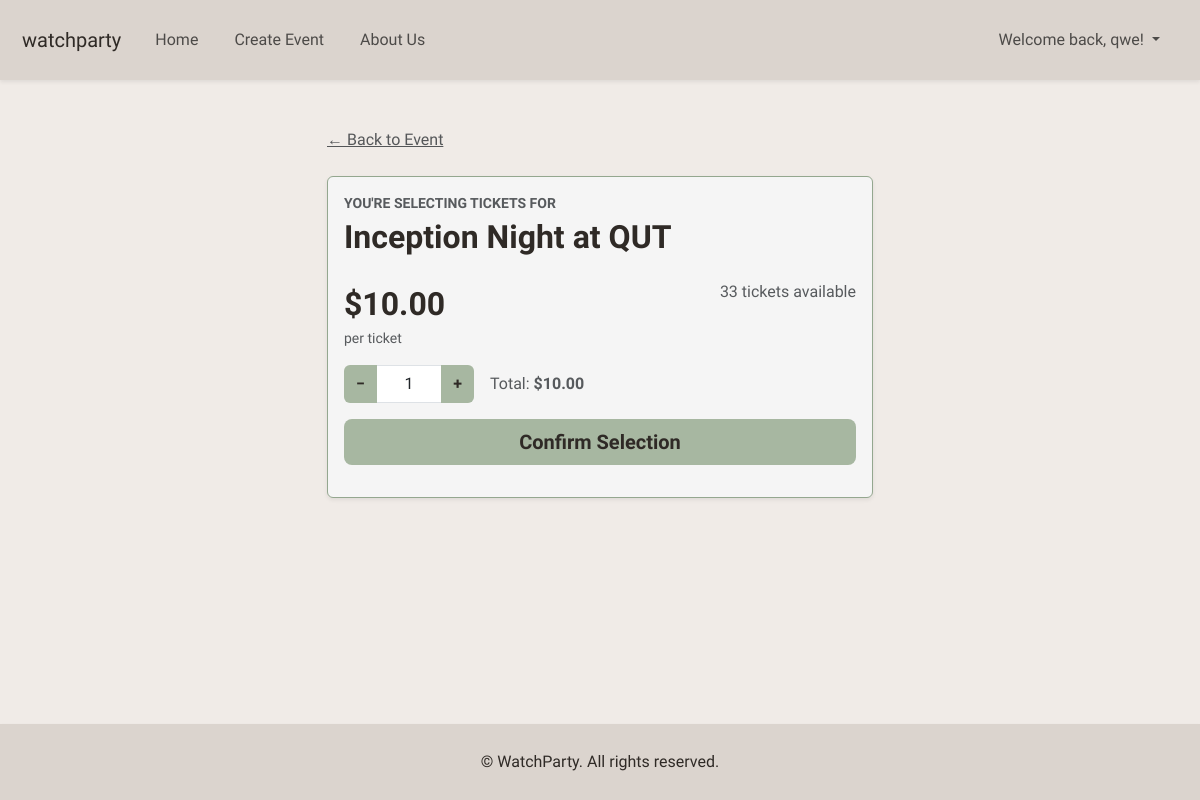
Screenshot of /events/1/tickets (signed in) with the database file from the repository.
### website/models.py (models this page shows, shortened)
class User(db.Model, UserMixin):
    __tablename__ = 'user'
    id = db.Column(db.Integer, primary_key=True)
    name = db.Column(db.String(100), nullable=False)
    contact_number = db.Column(db.String(20), nullable=False)
    street_address = db.Column(db.String(255), nullable=False)
    email = db.Column(db.String(100), nullable=False, unique=True)
    password_hash = db.Column(db.String(255), nullable=False)
    comments = db.relationship('Comment', backref='user', lazy=True)
    orders = db.relationship('Booking', backref='user', lazy=True)
    events = db.relationship('Event', backref = 'owner', lazy=True)

class Event(db.Model):
    __tablename__ = 'event'
    id = db.Column(db.Integer, primary_key=True)
    title = db.Column(db.String(150), nullable=False)
    description = db.Column(db.Text, nullable=False)
    genre = db.Column(db.String(50))
    rating = db.Column(db.String(10))
    ticket_price = db.Column(db.Float)
    tickets_available = db.Column(db.Integer)
    location = db.Column(db.String(120), nullable=False)
    date = db.Column(db.DateTime)
    image = db.Column(db.String(255))
    owner_id = db.Column(db.Integer, db.ForeignKey('user.id'), nullable = True)
    is_cancelled = db.Column (db.Boolean, default = False, nullable=False)
    acknowledgement_type = db.Column(db.String(20), default='none', nullable=False)
    acknowledgement_text = db.Column(db.Text, nullable=True)
    comments = db.relationship('Comment', backref='event', lazy=True)
    orders = db.relationship('Booking', backref='event', lazy=True)

### website/home.py (the view, shortened to what this page needs)
@home_bp.route('/events/<int:event_id>/tickets', methods=['GET', 'POST'])
@login_required
def buy_tickets(event_id):
    event = Event.query.get_or_404(event_id)
    if "cart" not in session:
        session["cart"] = {}
    cart = session["cart"]
    key = str(event_id)
    cart.setdefault(key, 1)
    quantity = cart[key]
    return render_template('tickets.html', event=event, quantity=quantity)

### website/__init__.py (called while the page is built)
def create_app():
    app = Flask(__name__)
    app.debug = True
    app.secret_key = 'somesecretkey'
    app.config['SQLALCHEMY_DATABASE_URI'] = 'sqlite:///sitedata.db'
    app.config['SQLALCHEMY_TRACK_MODIFICATIONS'] = False
    db.init_app(app)
    Bootstrap5(app)
    login_manager = LoginManager()
    login_manager.login_view = 'auth.login'
    login_manager.init_app(app)
    from .models import User
    @login_manager.user_loader
    def load_user(user_id):
       print("LOAD USER CALLED:", user_id)
       return db.session.scalar(db.select(User).where(User.id==user_id))
    from . import home, bookings, auth, about
    app.register_blueprint(home.home_bp)
    app.register_blueprint(bookings.bookings_bp)
    app.register_blueprint(auth.auth_bp)
    app.register_blueprint(about.about_bp)
    return app

### website/templates/tickets.html
{% extends "base.html" %}
{% block content %}
<div class="container py-5">
    <div class="row justify-content-center">
        <div class="col-lg-6">
            <a href="{{ url_for('home.event_detail', event_id=event.id) }}"
               class="text-muted mb-3 p-0">
                ← Back to Event
            </a>
            <div id="ticket-box" class="card border-primary shadow-sm mt-4">
                <div class="card-body">
                    <div class="mb-4">
                        <div class="text-muted small text-uppercase fw-semibold mb-1">
                            You're selecting tickets for
                        </div>
                        <h2 class="fw-bold mb-0">
                            {{ event.title }}
                        </h2>
                    </div>
                    <div class="d-flex justify-content-between align-items-start mb-3">
                        <div>
                            <div class="fs-2 fw-bold text-primary ticket-price">
                                {% if event.ticket_price %}
                                ${{ "%.2f"|format(event.ticket_price) }}
                                {% else %}
                                Free
                                {% endif %}
                            </div>
                            <div class="text-muted small">per ticket</div>
                        </div>
                        <div class="text-end">
                            {% if event.tickets_available and event.tickets_available > 0 %}
                            {% if event.tickets_available < 10 %}
                            <span class="text-warning fw-semibold">
                                ⚠ Only {{ event.tickets_available }} left!
                            </span>
                            {% else %}
                            <span class="text-muted">
                                {{ event.tickets_available }} tickets available
                            </span>
                            {% endif %}
                            {% else %}
                            <span class="text-danger fw-semibold">Sold out</span>
                            {% endif %}
                        </div>
                    </div>
                    {% if event.tickets_available and event.tickets_available > 0 %}
                    <form method="POST">
                        <div class="d-flex align-items-center gap-3 mb-3">
                            <div class="input-group" style="width: 130px;">
                                <button class="btn btn-outline-secondary" type="submit" name="action" value="decrease">−</button>
                                <input type="text" class="form-control text-center" value="{{ quantity }}" readonly>
                                <button class="btn btn-outline-secondary" type="submit" name="action" value="increase">+</button>
                            </div>
                            <span class="text-muted">
                                Total:
                                <strong>
                                    {% if event.ticket_price %}
                                    ${{ "%.2f"|format(event.ticket_price * quantity) }}
                                    {% else %}
                                    Free
                                    {% endif %}
                                </strong>
                            </span>
                        </div>
                        <button class="btn btn-primary btn-lg w-100" name="action" value="checkout">
                            Confirm Selection
                        </button>
                    </form>
                    {% else %}
                    <div class="d-grid">
                        <button class="btn btn-secondary btn-lg" disabled>Sold Out</button>
                    </div>
                    {% endif %}
                </div>
            </div>
        </div>
    </div>
</div>
{% endblock %}

### website/templates/base.html (shortened to what this page needs)
<html>
<head>
    <link href="https://cdn.jsdelivr.net/npm/bootstrap@5.3.2/dist/css/bootstrap.min.css" rel="stylesheet"
>
    <link rel="stylesheet" href="{{ url_for('static', filename='css/style.css') }}">
    <link rel="stylesheet" href="https://cdn.jsdelivr.net/npm/bootstrap-icons@1.11.0/font/bootstrap-icons.css">
</head>
<body class="d-flex flex-column min-vh-100">
    <header>
        <nav class="navbar fixed-top navbar-expand-lg bg-body-tertiary shadow-sm">
            <div class="container-fluid">
                <a class="navbar-brand" href="#">watchparty</a>
                <div class="collapse navbar-collapse" id="navbarNavDropdown">
                    <ul class="navbar-nav list-unstyled">
                        <li class="nav-item">
                            <a class="nav-link" href="{{url_for('home.view_events')}}">Home</a>
                        </li>
                        <li class="nav-item">
                            <a class="nav-link" href="{{url_for('home.create_event')}}">Create Event</a>
                        </li>
                        <li class="nav-item">
                            <a class="nav-link" href="{{ url_for('about.show_about') }}">About Us</a>
                        </li>
                    </ul>
                    <ul class="navbar-nav ms-lg-auto align-items-lg-center">
                        {% if current_user.is_authenticated %}
                        <li class="nav-item dropdown">
                            <a class="nav-link dropdown-toggle" role="button" data-bs-toggle="dropdown"
                                aria-expanded="false">
                                Welcome back, {{ current_user.name }}!
                            </a>
                        </li>
                        {% endif %}
                    </ul>
                </div>
            </div>
        </nav>
        <div class="toast-container position-fixed top-0 end-0 p-3">
        </div>
    </header>
    <main class="flex-grow-1">
        {% block content %}
        {% endblock %}
    </main>
    <footer class="mt-5 shadow-sm">
        <div class="container-fluid py-3 text-center ">
            <p class="mb-0">© WatchParty. All rights reserved.</p>
        </div>
    </footer>
</body>
</html>

### website/static/css/style.css (style rules this page uses)
body { font-family: "Quicksand", sans-serif !important; font-weight: 400; background: #F0EBE7; padding-top: 80px; }
body, h1, h2, h3, h4, h5, h6, p, a, li, span, .navbar-brand { color: #2F2A26; }
header, h1, h2, h3, h4, h5, h6 { font-family: "Momo Trust Display", sans-serif !important; font-weight: 400; }
.btn, .btn-outline-primary, .btn-outline-secondary { background-color: #A7B7A1; color: #2F2A26; border: none; font-family: "Quicksand", sans-serif; font-weight: 700; }
.navbar, footer { background: #DBD4CE !important; padding: 10px; backdrop-filter: blur() }
.navbar li { list-style: none; padding: 10px; color: #2F2A26; }
.card, .detail-card { background-color: #F5F5F5; color: #2F2A26 !important; }
#ticket-box { background-color: #F5F5F5; color: #2F2A26 !important; border-color: #94A78F !important; }
.ticket-price { color: #2F2A26 !important; }

### rows the page displays
User: name "qwe"
Event: title "Inception Night at QUT", ticket_price "10.00", tickets_available "33", event.ticket_price*quantity "10.00"
